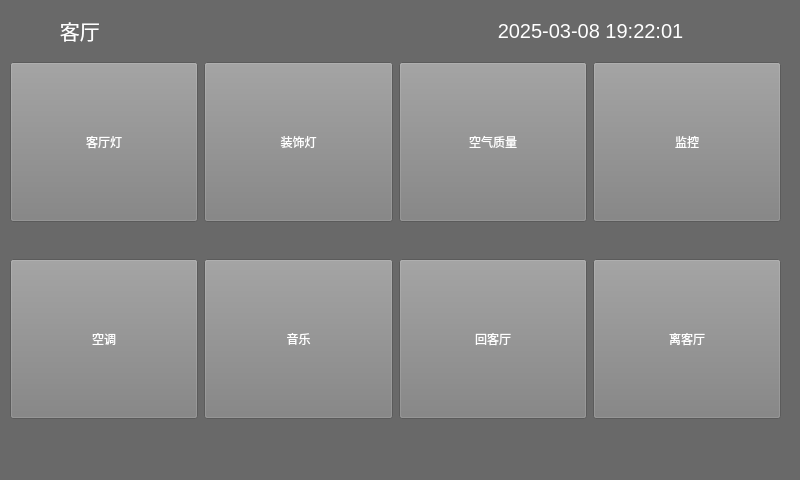
<?xml version="1.0" encoding="UTF-8"?>
<ui version="4.0">
 <class>hang</class>
 <widget class="QWidget" name="hang">
  <property name="geometry">
   <rect>
    <x>0</x>
    <y>0</y>
    <width>800</width>
    <height>480</height>
   </rect>
  </property>
  <property name="windowTitle">
   <string>Form</string>
  </property>
  <property name="styleSheet">
   <string notr="true">QWidget{
	background-color: #696969;
}</string>
  </property>
  <widget class="QWidget" name="widget" native="true">
   <property name="geometry">
    <rect>
     <x>10</x>
     <y>30</y>
     <width>771</width>
     <height>421</height>
    </rect>
   </property>
   <layout class="QGridLayout" name="gridLayout">
    <property name="topMargin">
     <number>1</number>
    </property>
    <property name="spacing">
     <number>6</number>
    </property>
    <item row="1" column="3">
     <widget class="QPushButton" name="leave_hang">
      <property name="minimumSize">
       <size>
        <width>100</width>
        <height>160</height>
       </size>
      </property>
      <property name="styleSheet">
       <string notr="true">QPushButton
{
   color: white;
	background-color: #808080;
}
</string>
      </property>
      <property name="text">
       <string>离客厅</string>
      </property>
      <property name="icon">
       <iconset resource="res.qrc">
        <normaloff>:/icons/离房.png</normaloff>:/icons/离房.png</iconset>
      </property>
      <property name="iconSize">
       <size>
        <width>90</width>
        <height>90</height>
       </size>
      </property>
      <property name="checkable">
       <bool>false</bool>
      </property>
     </widget>
    </item>
    <item row="0" column="2">
     <widget class="QPushButton" name="air_equality">
      <property name="minimumSize">
       <size>
        <width>100</width>
        <height>160</height>
       </size>
      </property>
      <property name="styleSheet">
       <string notr="true">QPushButton
{
   color: white;
	background-color: #808080;
}
</string>
      </property>
      <property name="text">
       <string>空气质量</string>
      </property>
      <property name="icon">
       <iconset resource="res.qrc">
        <normaloff>:/icons/空气质量检测.png</normaloff>:/icons/空气质量检测.png</iconset>
      </property>
      <property name="iconSize">
       <size>
        <width>90</width>
        <height>90</height>
       </size>
      </property>
      <property name="checkable">
       <bool>false</bool>
      </property>
     </widget>
    </item>
    <item row="1" column="0">
     <widget class="QPushButton" name="air_condition">
      <property name="minimumSize">
       <size>
        <width>100</width>
        <height>160</height>
       </size>
      </property>
      <property name="styleSheet">
       <string notr="true">QPushButton
{
   color: white;
	background-color: #808080;
}
</string>
      </property>
      <property name="text">
       <string>空调</string>
      </property>
      <property name="icon">
       <iconset resource="res.qrc">
        <normaloff>:/icons/空调.png</normaloff>:/icons/空调.png</iconset>
      </property>
      <property name="iconSize">
       <size>
        <width>80</width>
        <height>80</height>
       </size>
      </property>
      <property name="checkable">
       <bool>false</bool>
      </property>
     </widget>
    </item>
    <item row="0" column="0">
     <widget class="QPushButton" name="hang_light">
      <property name="minimumSize">
       <size>
        <width>100</width>
        <height>160</height>
       </size>
      </property>
      <property name="cursor">
       <cursorShape>ArrowCursor</cursorShape>
      </property>
      <property name="styleSheet">
       <string notr="true">QPushButton
{
   color: white;
	background-color: #808080;
}
</string>
      </property>
      <property name="text">
       <string>客厅灯</string>
      </property>
      <property name="icon">
       <iconset resource="res.qrc">
        <normaloff>:/icons/客厅灯.png</normaloff>:/icons/客厅灯.png</iconset>
      </property>
      <property name="iconSize">
       <size>
        <width>90</width>
        <height>90</height>
       </size>
      </property>
      <property name="checkable">
       <bool>true</bool>
      </property>
     </widget>
    </item>
    <item row="1" column="2">
     <widget class="QPushButton" name="back_hang">
      <property name="minimumSize">
       <size>
        <width>100</width>
        <height>160</height>
       </size>
      </property>
      <property name="styleSheet">
       <string notr="true">QPushButton
{
   color: white;
	background-color: #808080;
}
</string>
      </property>
      <property name="text">
       <string>回客厅</string>
      </property>
      <property name="icon">
       <iconset resource="res.qrc">
        <normaloff>:/icons/回房.png</normaloff>:/icons/回房.png</iconset>
      </property>
      <property name="iconSize">
       <size>
        <width>90</width>
        <height>90</height>
       </size>
      </property>
      <property name="checkable">
       <bool>false</bool>
      </property>
     </widget>
    </item>
    <item row="1" column="1">
     <widget class="QPushButton" name="read">
      <property name="minimumSize">
       <size>
        <width>100</width>
        <height>160</height>
       </size>
      </property>
      <property name="styleSheet">
       <string notr="true">QPushButton
{
   color: white;
	background-color: #808080;
}
</string>
      </property>
      <property name="text">
       <string>音乐</string>
      </property>
      <property name="icon">
       <iconset resource="res.qrc">
        <normaloff>:/icons/音乐.png</normaloff>:/icons/音乐.png</iconset>
      </property>
      <property name="iconSize">
       <size>
        <width>80</width>
        <height>80</height>
       </size>
      </property>
      <property name="checkable">
       <bool>false</bool>
      </property>
     </widget>
    </item>
    <item row="0" column="3">
     <widget class="QPushButton" name="monitor">
      <property name="minimumSize">
       <size>
        <width>100</width>
        <height>160</height>
       </size>
      </property>
      <property name="styleSheet">
       <string notr="true">QPushButton
{
   color: white;
	background-color: #808080;
}
</string>
      </property>
      <property name="text">
       <string>监控</string>
      </property>
      <property name="icon">
       <iconset resource="res.qrc">
        <normaloff>:/icons/监控.png</normaloff>:/icons/监控.png</iconset>
      </property>
      <property name="iconSize">
       <size>
        <width>90</width>
        <height>90</height>
       </size>
      </property>
      <property name="checkable">
       <bool>false</bool>
      </property>
     </widget>
    </item>
    <item row="0" column="1">
     <widget class="QPushButton" name="dec_light">
      <property name="minimumSize">
       <size>
        <width>100</width>
        <height>160</height>
       </size>
      </property>
      <property name="styleSheet">
       <string notr="true">QPushButton
{
   color: white;
	background-color: #808080;
}
</string>
      </property>
      <property name="text">
       <string>装饰灯</string>
      </property>
      <property name="icon">
       <iconset resource="res.qrc">
        <normaloff>:/icons/装饰灯.png</normaloff>:/icons/装饰灯.png</iconset>
      </property>
      <property name="iconSize">
       <size>
        <width>90</width>
        <height>90</height>
       </size>
      </property>
      <property name="checkable">
       <bool>true</bool>
      </property>
     </widget>
    </item>
   </layout>
  </widget>
  <widget class="QLabel" name="time_label">
   <property name="geometry">
    <rect>
     <x>490</x>
     <y>10</y>
     <width>201</width>
     <height>41</height>
    </rect>
   </property>
   <property name="font">
    <font>
     <pointsize>15</pointsize>
    </font>
   </property>
   <property name="styleSheet">
    <string notr="true">QLabel{
	color: white;
}</string>
   </property>
   <property name="text">
    <string>2025-03-08 19:22:01</string>
   </property>
   <property name="alignment">
    <set>Qt::AlignCenter</set>
   </property>
  </widget>
  <widget class="QLabel" name="position_label">
   <property name="geometry">
    <rect>
     <x>10</x>
     <y>10</y>
     <width>771</width>
     <height>41</height>
    </rect>
   </property>
   <property name="font">
    <font>
     <pointsize>15</pointsize>
    </font>
   </property>
   <property name="styleSheet">
    <string notr="true">QLabel{
	color: white;
}</string>
   </property>
   <property name="text">
    <string>         客厅</string>
   </property>
   <property name="alignment">
    <set>Qt::AlignLeading|Qt::AlignLeft|Qt::AlignVCenter</set>
   </property>
  </widget>
  <zorder>widget</zorder>
  <zorder>position_label</zorder>
  <zorder>time_label</zorder>
 </widget>
 <resources>
  <include location="res.qrc"/>
 </resources>
 <connections/>
</ui>
